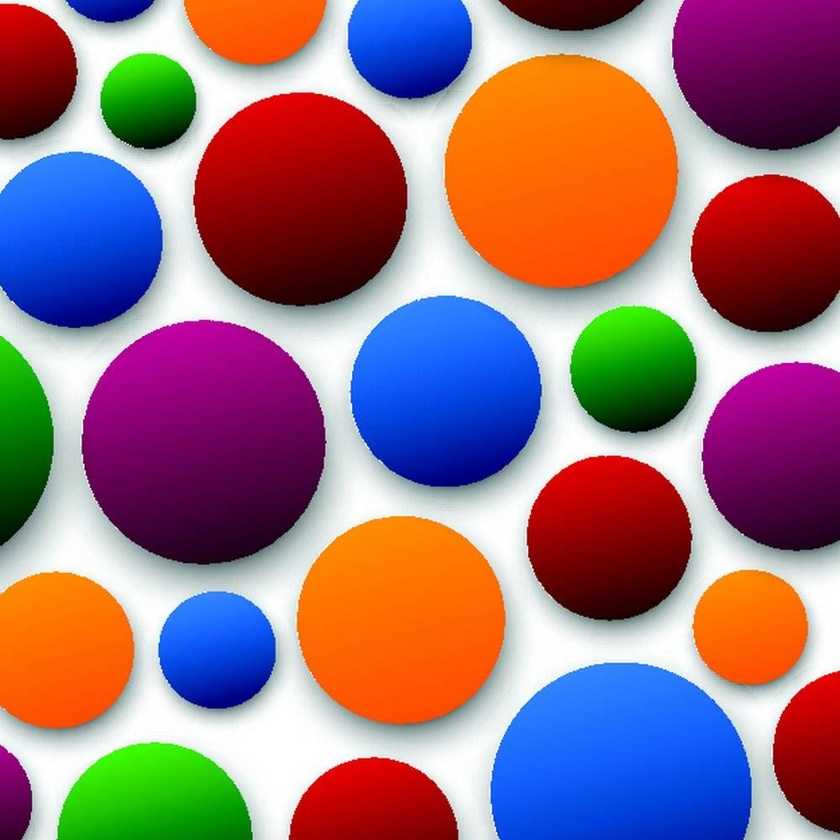
#> input picture pictures/circles.jpg, 840 x 840 px, shrunk from 1000 x 1000 before the run
$ python '61.霍夫圆检测.py'
#> lines starting #> are read from the running program, lines starting #| are printed output that depends on the picture; after the words box and inside, x2 and y2 are one past the last pixel; in counts of white or black regions, pixels touching at a corner belong together
import cv2 as cv
import numpy as np


src = cv.imread("./pictures/circles.jpg")
#> src is the input picture: shape (840, 840, 3); mean B, G, R 123.4, 113.5, 151.2
cv.namedWindow("input", cv.WINDOW_AUTOSIZE)
cv.imshow("input", src)
gray = cv.cvtColor(src, cv.COLOR_BGR2GRAY)
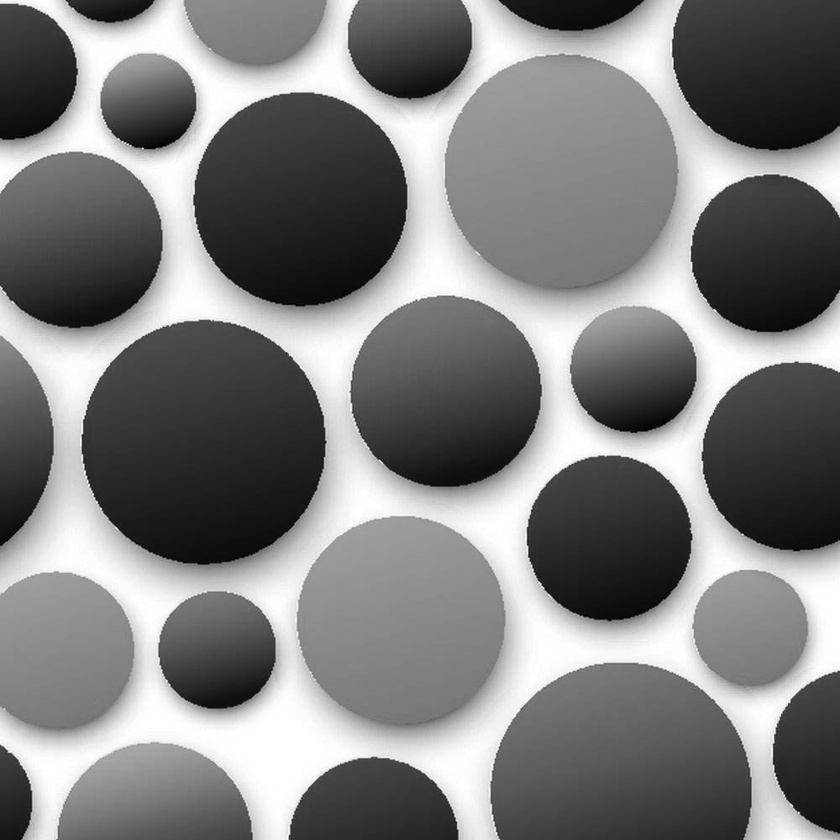
#> gray: shape (840, 840); min 1, max 255, mean 125.9
gray = cv.GaussianBlur(gray, (9, 9), 2, 2)
dp = 1
param1 = 100
param2 = 50


circles = cv.HoughCircles(gray, cv.HOUGH_GRADIENT, dp, 10, None, param1, param2, 20, 100)
#> circles = [[444.5, 391.5, 96], [75.5, 239.5, 87.6], [217.5, 649.5, 58.8], [632.5, 369.5, 63.8], [607.5, 536.5, 81.3], [148.5, 101.5, 48.5]]
print("circles type: ", type(circles))
#| circles type:  <class 'numpy.ndarray'>
for c in circles[0, :]:
    print(c)
    cx, cy, r = c
    cv.circle(src, (cx, cy), 2, (0, 255, 0), 2, 8, 0)
    cv.circle(src, (cx, cy), r, (0, 0, 255), 2, 8, 0)
#> this loop made 6 passes
#| [444.5 391.5  96. ]
#| [ 75.5 239.5  87.6]
#| [217.5 649.5  58.8]
#| [632.5 369.5  63.8]
#| [607.5 536.5  81.3]
#| [148.5 101.5  48.5]
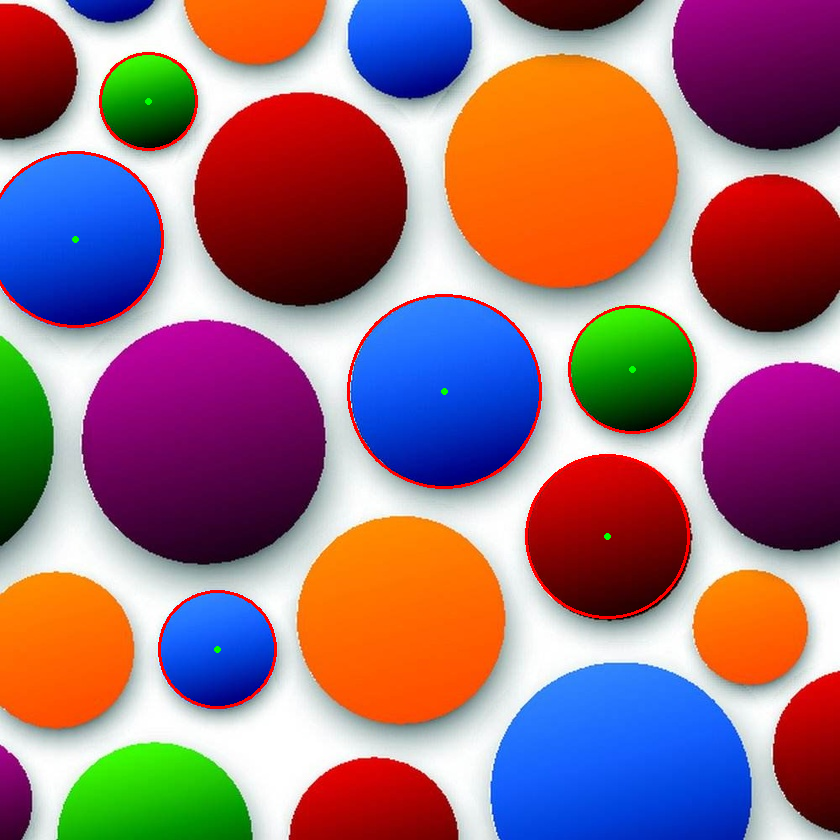
#> src: shape (840, 840, 3); 1.15% of pixels changed, all inside (x1, y1, x2, y2) = (0, 52, 697, 709)


# show
cv.imshow("hough line demo", src)
cv.imwrite("contours_analysis.png", src)
cv.waitKey(0)
cv.destroyAllWindows()
